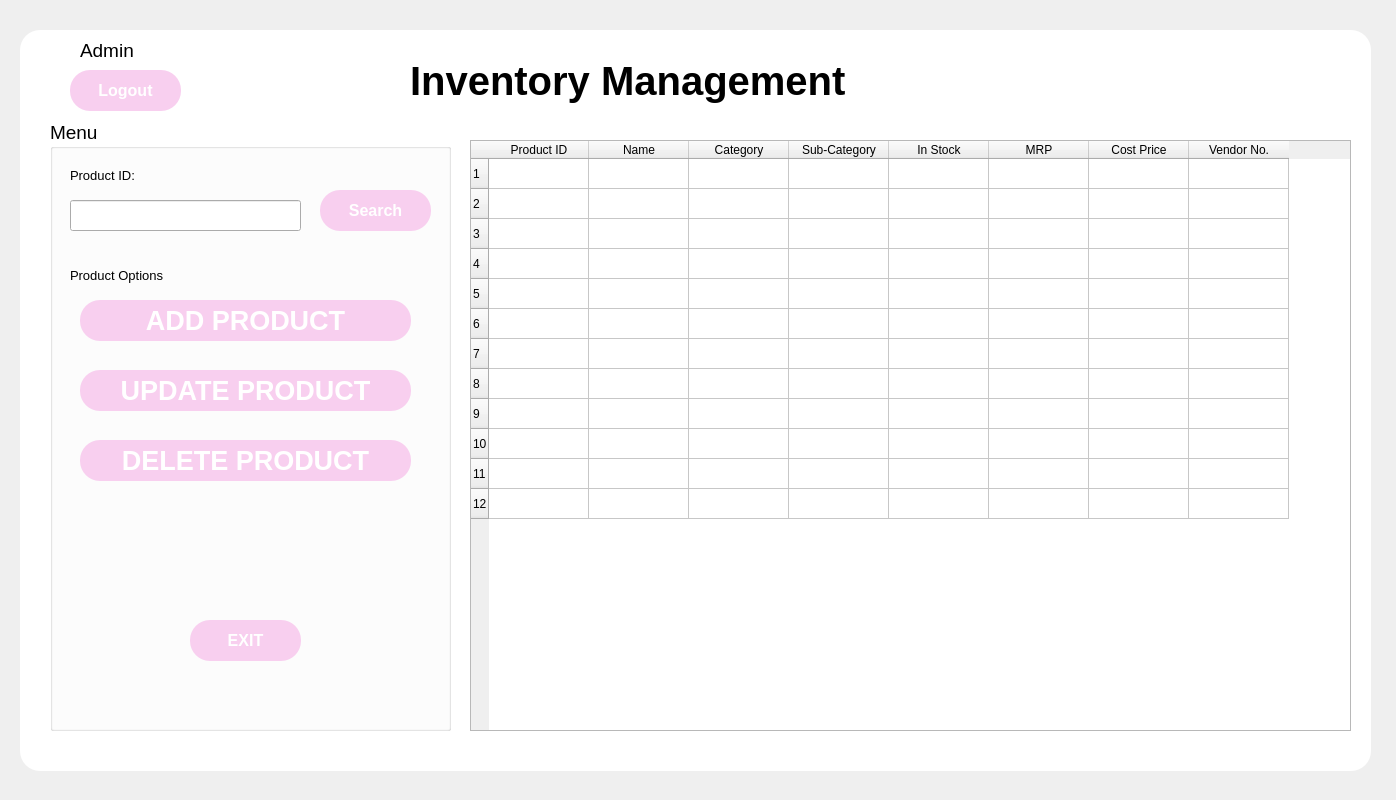
<?xml version="1.0" encoding="UTF-8"?>
<ui version="4.0">
 <class>MainWindow</class>
 <widget class="QMainWindow" name="MainWindow">
  <property name="geometry">
   <rect>
    <x>0</x>
    <y>0</y>
    <width>1396</width>
    <height>800</height>
   </rect>
  </property>
  <property name="windowTitle">
   <string>Inventory Management</string>
  </property>
  <property name="styleSheet">
   <string notr="true"/>
  </property>
  <widget class="QWidget" name="centralwidget">
   <widget class="QLabel" name="label">
    <property name="geometry">
     <rect>
      <x>80</x>
      <y>40</y>
      <width>91</width>
      <height>21</height>
     </rect>
    </property>
    <property name="font">
     <font>
      <pointsize>14</pointsize>
     </font>
    </property>
    <property name="text">
     <string>Admin</string>
    </property>
   </widget>
   <widget class="QPushButton" name="pushButtonLogin_2">
    <property name="geometry">
     <rect>
      <x>70</x>
      <y>70</y>
      <width>111</width>
      <height>41</height>
     </rect>
    </property>
    <property name="font">
     <font>
      <pointsize>12</pointsize>
      <weight>75</weight>
      <bold>true</bold>
     </font>
    </property>
    <property name="styleSheet">
     <string notr="true">color: rgb(255, 255, 255);
background-color: rgb(248, 207, 239);
border-radius: 20</string>
    </property>
    <property name="text">
     <string>Logout</string>
    </property>
   </widget>
   <widget class="QLabel" name="label_2">
    <property name="geometry">
     <rect>
      <x>410</x>
      <y>30</y>
      <width>611</width>
      <height>101</height>
     </rect>
    </property>
    <property name="font">
     <font>
      <family>MS Shell Dlg 2</family>
      <pointsize>30</pointsize>
      <weight>75</weight>
      <bold>true</bold>
     </font>
    </property>
    <property name="text">
     <string>Inventory Management</string>
    </property>
   </widget>
   <widget class="QGroupBox" name="groupBox">
    <property name="geometry">
     <rect>
      <x>50</x>
      <y>120</y>
      <width>401</width>
      <height>611</height>
     </rect>
    </property>
    <property name="font">
     <font>
      <pointsize>14</pointsize>
     </font>
    </property>
    <property name="title">
     <string>Menu</string>
    </property>
    <widget class="QLabel" name="label_3">
     <property name="geometry">
      <rect>
       <x>20</x>
       <y>40</y>
       <width>91</width>
       <height>31</height>
      </rect>
     </property>
     <property name="font">
      <font>
       <pointsize>10</pointsize>
      </font>
     </property>
     <property name="text">
      <string>Product ID:</string>
     </property>
    </widget>
    <widget class="QPushButton" name="pushButtonLogin_3">
     <property name="geometry">
      <rect>
       <x>270</x>
       <y>70</y>
       <width>111</width>
       <height>41</height>
      </rect>
     </property>
     <property name="font">
      <font>
       <pointsize>12</pointsize>
       <weight>75</weight>
       <bold>true</bold>
      </font>
     </property>
     <property name="styleSheet">
      <string notr="true">color: rgb(255, 255, 255);
background-color: rgb(248, 207, 239);
border-radius: 20</string>
     </property>
     <property name="text">
      <string>Search</string>
     </property>
    </widget>
    <widget class="QLineEdit" name="lineEdit">
     <property name="geometry">
      <rect>
       <x>20</x>
       <y>80</y>
       <width>231</width>
       <height>31</height>
      </rect>
     </property>
    </widget>
    <widget class="QLabel" name="label_4">
     <property name="geometry">
      <rect>
       <x>20</x>
       <y>140</y>
       <width>121</width>
       <height>31</height>
      </rect>
     </property>
     <property name="font">
      <font>
       <pointsize>10</pointsize>
      </font>
     </property>
     <property name="text">
      <string>Product Options</string>
     </property>
    </widget>
    <widget class="QPushButton" name="pushButtonLogin_4">
     <property name="geometry">
      <rect>
       <x>30</x>
       <y>180</y>
       <width>331</width>
       <height>41</height>
      </rect>
     </property>
     <property name="font">
      <font>
       <pointsize>20</pointsize>
       <weight>75</weight>
       <bold>true</bold>
      </font>
     </property>
     <property name="styleSheet">
      <string notr="true">color: rgb(255, 255, 255);
background-color: rgb(248, 207, 239);
border-radius: 20</string>
     </property>
     <property name="text">
      <string>ADD PRODUCT</string>
     </property>
    </widget>
    <widget class="QPushButton" name="pushButtonLogin_5">
     <property name="geometry">
      <rect>
       <x>30</x>
       <y>250</y>
       <width>331</width>
       <height>41</height>
      </rect>
     </property>
     <property name="font">
      <font>
       <pointsize>20</pointsize>
       <weight>75</weight>
       <bold>true</bold>
      </font>
     </property>
     <property name="styleSheet">
      <string notr="true">color: rgb(255, 255, 255);
background-color: rgb(248, 207, 239);
border-radius: 20</string>
     </property>
     <property name="text">
      <string>UPDATE PRODUCT</string>
     </property>
    </widget>
    <widget class="QPushButton" name="pushButtonLogin_6">
     <property name="geometry">
      <rect>
       <x>30</x>
       <y>320</y>
       <width>331</width>
       <height>41</height>
      </rect>
     </property>
     <property name="font">
      <font>
       <pointsize>20</pointsize>
       <weight>75</weight>
       <bold>true</bold>
      </font>
     </property>
     <property name="styleSheet">
      <string notr="true">color: rgb(255, 255, 255);
background-color: rgb(248, 207, 239);
border-radius: 20</string>
     </property>
     <property name="text">
      <string>DELETE PRODUCT</string>
     </property>
    </widget>
    <widget class="QPushButton" name="pushButtonLogin_7">
     <property name="geometry">
      <rect>
       <x>140</x>
       <y>500</y>
       <width>111</width>
       <height>41</height>
      </rect>
     </property>
     <property name="font">
      <font>
       <pointsize>12</pointsize>
       <weight>75</weight>
       <bold>true</bold>
      </font>
     </property>
     <property name="styleSheet">
      <string notr="true">color: rgb(255, 255, 255);
background-color: rgb(248, 207, 239);
border-radius: 20</string>
     </property>
     <property name="text">
      <string>EXIT</string>
     </property>
    </widget>
   </widget>
   <widget class="QTableWidget" name="tableWidget">
    <property name="geometry">
     <rect>
      <x>470</x>
      <y>140</y>
      <width>881</width>
      <height>591</height>
     </rect>
    </property>
    <row>
     <property name="text">
      <string>1</string>
     </property>
    </row>
    <row>
     <property name="text">
      <string>2</string>
     </property>
    </row>
    <row>
     <property name="text">
      <string>3</string>
     </property>
    </row>
    <row>
     <property name="text">
      <string>4</string>
     </property>
    </row>
    <row>
     <property name="text">
      <string>5</string>
     </property>
    </row>
    <row>
     <property name="text">
      <string>6</string>
     </property>
    </row>
    <row>
     <property name="text">
      <string>7</string>
     </property>
    </row>
    <row>
     <property name="text">
      <string>8</string>
     </property>
    </row>
    <row>
     <property name="text">
      <string>9</string>
     </property>
    </row>
    <row>
     <property name="text">
      <string>10</string>
     </property>
    </row>
    <row>
     <property name="text">
      <string>11</string>
     </property>
    </row>
    <row>
     <property name="text">
      <string>12</string>
     </property>
    </row>
    <column>
     <property name="text">
      <string>Product ID</string>
     </property>
    </column>
    <column>
     <property name="text">
      <string>Name</string>
     </property>
    </column>
    <column>
     <property name="text">
      <string>Category</string>
     </property>
    </column>
    <column>
     <property name="text">
      <string>Sub-Category</string>
     </property>
    </column>
    <column>
     <property name="text">
      <string>In Stock</string>
     </property>
    </column>
    <column>
     <property name="text">
      <string>MRP</string>
     </property>
    </column>
    <column>
     <property name="text">
      <string>Cost Price</string>
     </property>
    </column>
    <column>
     <property name="text">
      <string>Vendor No.</string>
     </property>
    </column>
   </widget>
   <widget class="QLabel" name="label_5">
    <property name="geometry">
     <rect>
      <x>20</x>
      <y>30</y>
      <width>1351</width>
      <height>741</height>
     </rect>
    </property>
    <property name="styleSheet">
     <string notr="true">border-radius: 20; background: rgb(255, 255, 255)</string>
    </property>
    <property name="text">
     <string/>
    </property>
   </widget>
   <zorder>label_5</zorder>
   <zorder>label</zorder>
   <zorder>pushButtonLogin_2</zorder>
   <zorder>label_2</zorder>
   <zorder>groupBox</zorder>
   <zorder>tableWidget</zorder>
  </widget>
 </widget>
 <resources/>
 <connections/>
</ui>
